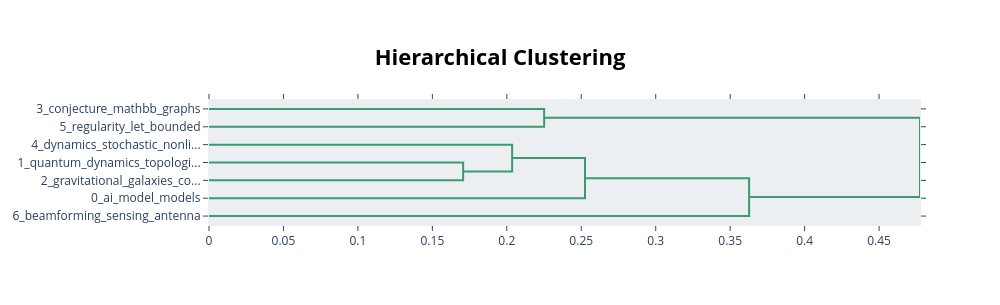

Here is the notebook cell this chart was saved with:
### Code cell
# Visualize the potential hierarchical structure of topics
topic_model.visualize_hierarchy()

### Figure 1 — Plotly figure (JSON) as saved in the notebook; plotly's stock layout.template omitted (floating-point values rounded to 4 significant figures)
{"data": [{"hoverinfo": "text", "marker": {"color": "rgb(61,153,112)"}, "mode": "lines", "type": "scatter", "x": [0.0, 0.2251, 0.2251, 0.0], "xaxis": "x", "y": [-5.0, -5.0, -15.0, -15.0], "yaxis": "y"}, {"hoverinfo": "text", "marker": {"color": "rgb(61,153,112)"}, "mode": "lines", "type": "scatter", "x": [0.0, 0.1707, 0.1707, 0.0], "xaxis": "x", "y": [-35.0, -35.0, -45.0, -45.0], "yaxis": "y"}, {"hoverinfo": "text", "marker": {"color": "rgb(61,153,112)"}, "mode": "lines", "type": "scatter", "x": [0.0, 0.2036, 0.2036, 0.1707], "xaxis": "x", "y": [-25.0, -25.0, -40.0, -40.0], "yaxis": "y"}, {"hoverinfo": "text", "marker": {"color": "rgb(61,153,112)"}, "mode": "lines", "type": "scatter", "x": [0.2036, 0.2525, 0.2525, 0.0], "xaxis": "x", "y": [-32.5, -32.5, -55.0, -55.0], "yaxis": "y"}, {"hoverinfo": "text", "marker": {"color": "rgb(61,153,112)"}, "mode": "lines", "type": "scatter", "x": [0.2525, 0.3627, 0.3627, 0.0], "xaxis": "x", "y": [-43.75, -43.75, -65.0, -65.0], "yaxis": "y"}, {"hoverinfo": "text", "marker": {"color": "rgb(61,153,112)"}, "mode": "lines", "type": "scatter", "x": [0.2251, 0.4775, 0.4775, 0.3627], "xaxis": "x", "y": [-10.0, -10.0, -54.38, -54.38], "yaxis": "y"}], "layout": {"autosize": false, "height": 305, "hoverlabel": {"bgcolor": "white", "font": {"family": "Rockwell", "size": 16}}, "hovermode": "closest", "plot_bgcolor": "#ECEFF1", "showlegend": false, "title": {"font": {"color": "Black", "size": 22}, "text": "<b>Hierarchical Clustering</b>", "x": 0.5, "xanchor": "center", "yanchor": "top"}, "width": 1000, "xaxis": {"mirror": "allticks", "rangemode": "tozero", "showgrid": false, "showline": true, "showticklabels": true, "ticks": "outside", "type": "linear", "zeroline": false}, "yaxis": {"mirror": "allticks", "range": [-70, 0], "rangemode": "tozero", "showgrid": false, "showline": true, "showticklabels": true, "tickmode": "array", "ticks": "outside", "ticktext": ["3_conjecture_mathbb_graphs", "5_regularity_let_bounded", "4_dynamics_stochastic_nonli...", "1_quantum_dynamics_topologi...", "2_gravitational_galaxies_co...", "0_ai_model_models", "6_beamforming_sensing_antenna"], "tickvals": [-5, -15, -25, -35, -45, -55, -65], "type": "linear", "zeroline": false}}}
